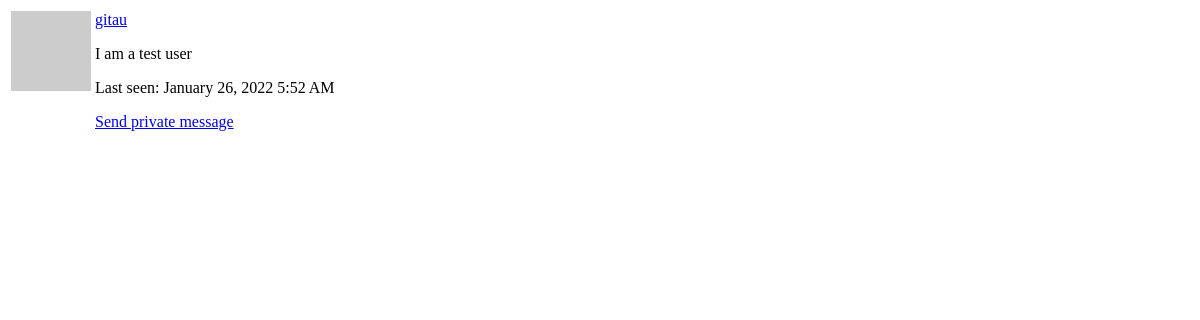
Page /user/gitau/popup (signed in) on the earlier database version.
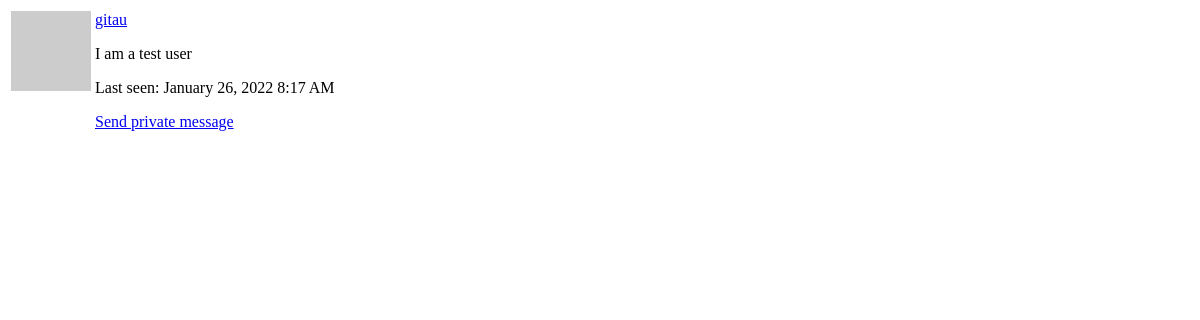
Same page on the later database version.
### app/models.py (models this page shows, shortened)
class User(UserMixin, db.Model):
    __table_name__ = 'users'
    id = db.Column(db.Integer, primary_key=True)
    username = db.Column(db.String(64), index=True, unique=True)
    email = db.Column(db.String(64), index=True, unique=True)
    password_hash = db.Column(db.String(128))
    about_me = db.Column(db.String(120))
    last_seen = db.Column(db.DateTime, default=datetime.utcnow)
    posts = db.relationship('Post', backref='author', lazy='dynamic')
    messages_sent = db.relationship(
        'Message',
        foreign_keys='Message.sender_id',
        backref='author',
        lazy='dynamic')
    messages_received = db.relationship(
        'Message',
        foreign_keys='Message.recipient_id',
        backref='recipient',
        lazy='dynamic')
    last_message_read_time = db.Column(db.DateTime)
    notifications = db.relationship(
        'Notification',
        backref='user',
        lazy='dynamic')
    def avatar(self, size):
        digest = md5(self.email.lower().encode('utf-8')).hexdigest()
        return f'https://www.gravatar.com/avatar/{digest}?d=identicon&s={size}'

### app/routes.py (the view)
@app.route('/user/<username>/popup')
@login_required
def user_popup(username):
    user = User.query.filter_by(username=username).first_or_404()
    return render_template(
        'user_popup.html',
        user=user)

### app/models.py (called while the page is built)
@login.user_loader
def load_user(id):
    return User.query.get(int(id))

### app/routes.py (called while the page is built)
@app.before_request
def before_request():
    if current_user.is_authenticated:
        current_user.last_seen = datetime.utcnow()
        db.session.commit()

### app/templates/user_popup.html (shortened to what this page needs)
<table class="table table-hover">
    <tr valign='top'>
        <td width='70px'>
            <img src=" {{ user.avatar(36) }} ">
        </td>
        <td>
            <p>
                <a href="{{ url_for('user', username=user.username) }}">
                    {{ user.username }}
                </a>
            </p>
            {% if user.about_me %}
            <p>
                    {{ user.about_me }}
            </p>
            {% endif %}
            <p>
                    Last seen: {{ moment(user.last_seen).format('LLL') }}
            </p>
            {% if user != current_user %}
                <p>
                    <a href=" {{ url_for('send_message', recipient=user.username) }} ">
                        Send private message
                    </a>
                </p>
            {% endif %}
        </td>
    </tr>
</table>

Differences in the rows shown:
changed User "gitau": last_seen "January 26, 2022 5:52 AM" → "January 26, 2022 8:17 AM"
